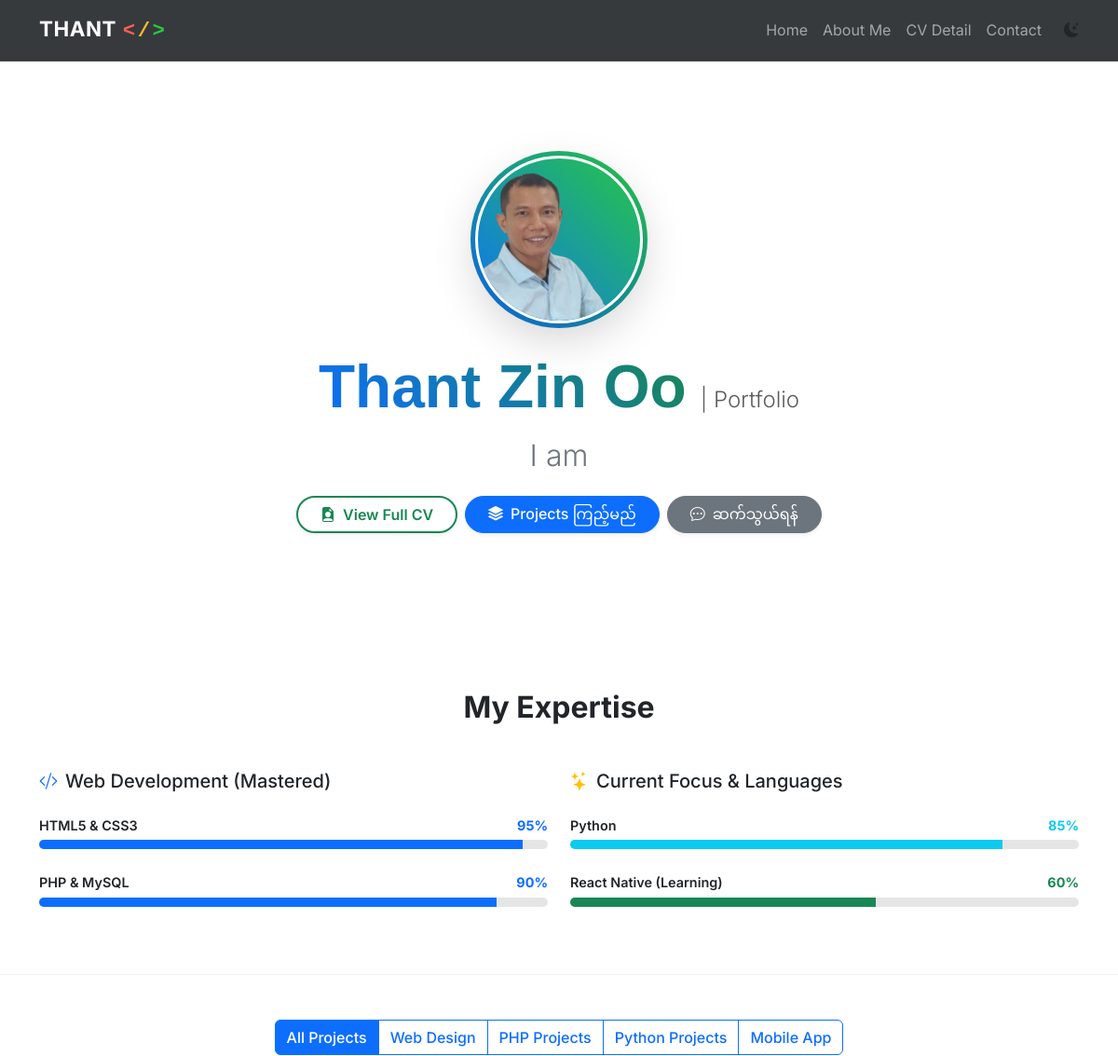
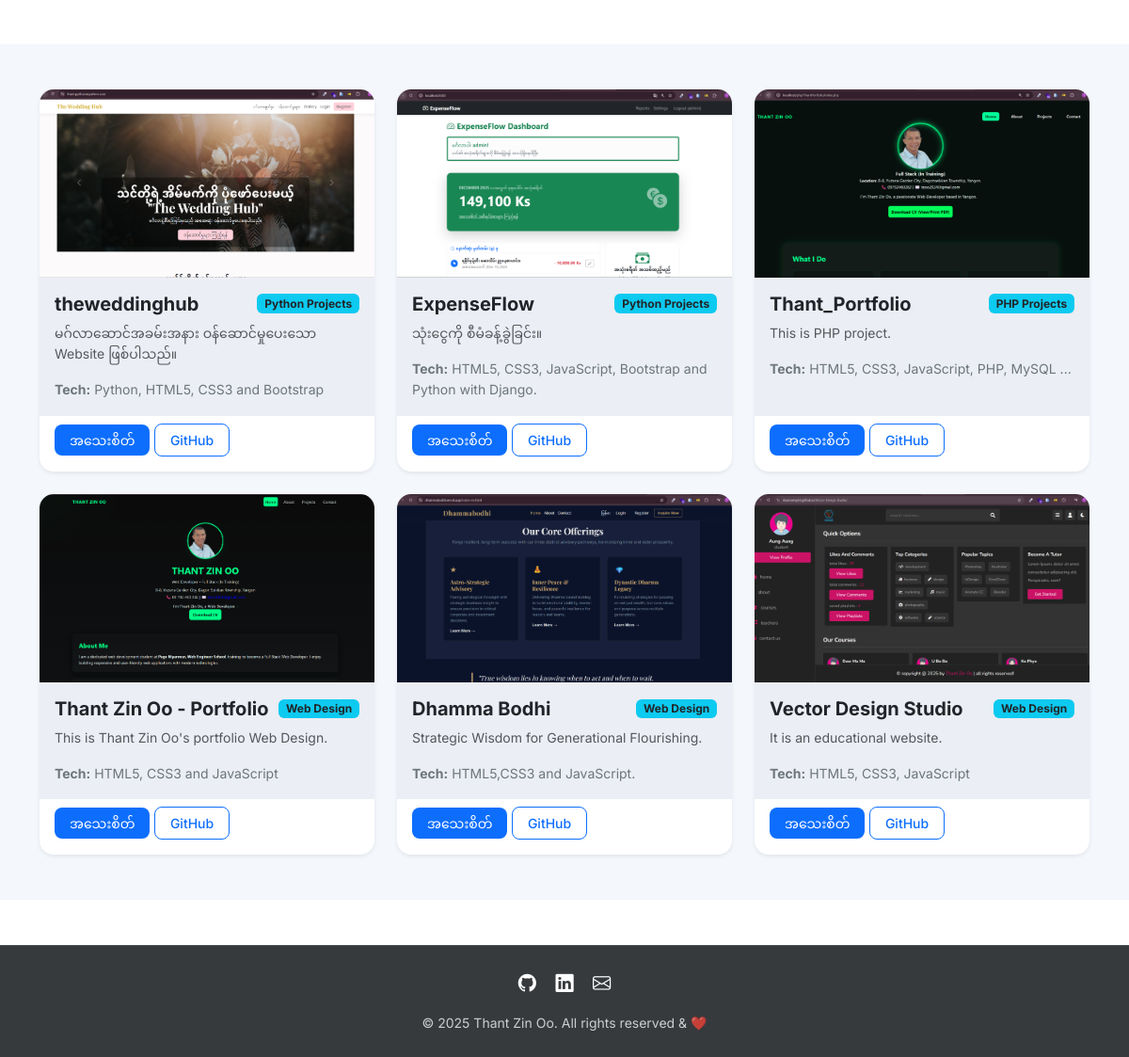
The page / on the database its author committed (2 pictures, top to bottom).
### app/models.py (models this page shows, shortened)
class Project(models.Model):
    CATEGORY_CHOICES = [
        ('web', 'Web Design'),
        ('php', 'PHP Projects'),
        ('python', 'Python Projects'),
        ('mobile', 'Mobile App'),
    ]
    title = models.CharField(max_length=200, verbose_name="ပရောဂျက်အမည်")
    description = models.TextField(verbose_name="အသေးစိတ်ဖော်ပြချက်")
    technology = models.CharField(max_length=200, verbose_name="အသုံးပြုထားသော နည်းပညာများ") # e.g. Django, React, MySQL
    image = models.ImageField(upload_to='project_images/', verbose_name="ပရောဂျက်ပုံ")
    category = models.CharField(
        max_length=20,
        choices=CATEGORY_CHOICES,
        default='web',
        verbose_name="အမျိုးအစား"
    )
    github_link = models.URLField(max_length=500, blank=True, null=True, verbose_name="GitHub လင့်ခ်")
    vercel_link = models.URLField(max_length=500, blank=True, null=True, verbose_name="Vercel လင့်ခ်")
    created_at = models.DateTimeField(auto_now_add=True, verbose_name="ဖန်တီးသည့်ရက်စွဲ")
    class Meta:
        ordering = ['-created_at'] # အသစ်ဆုံးတင်တဲ့ project ကို အပေါ်ဆုံးကပြမယ်

### app/views.py (the view)
# urls.py: path('', views.index, name='index'),
def index(request):
    query = request.GET.get('q')
    category_filter = request.GET.get('category')
    projects = Project.objects.all()
    if query:
        projects = projects.filter(
            Q(title__icontains=query) |
            Q(technology__icontains=query) |
            Q(description__icontains=query)
        )
    if category_filter:
        projects = projects.filter(category=category_filter)
    categories = Project.CATEGORY_CHOICES # Button များအတွက် category စာရင်းယူခြင်း
    context = {
        'projects': projects,
        'categories': categories,
        'query': query,
        'selected_category': category_filter,
    }
    return render(request, 'app/index.html', context)

### templates/app/index.html (shortened to what this page needs)
{% extends 'app/base.html' %}
{% load static %}
{% block content %}
<section class="py-5 text-center container" data-aos="fade-down">
    <div class="row py-lg-5">
        <div class="col-lg-8 col-md-10 mx-auto">
            <div class="profile-img-container mb-4">
                <img src="{% static 'images/logo.png' %}" class="profile-img shadow-lg" alt="Thant Zin Oo">
            </div>
            <h1 class="display-3 mb-3 fw-bold">
                <span class="hero-name">Thant Zin Oo</span>
                <span class="fs-4 text-muted fw-light">| Portfolio</span>
            </h1>
            <h3 class="lead fs-2 mb-4 text-secondary">
                I am
            </h3>
            <div class="mb-4 d-flex justify-content-center gap-2 flex-wrap">
                <a href="{% url 'cv_detail' %}" class="btn btn-outline-success rounded-pill px-4 shadow-sm">
                    <i class="bi bi-file-earmark-person-fill me-2"></i>View Full CV
                </a>
                <a href="#projects" class="btn btn-primary rounded-pill px-4 shadow-sm">
                    <i class="bi bi-stack me-2"></i>Projects ကြည့်မည်
                </a>
                <a href="{% url 'contact' %}" class="btn btn-secondary rounded-pill px-4 shadow-sm">
                    <i class="bi bi-chat-dots me-2"></i>ဆက်သွယ်ရန်
                </a>
            </div>
        </div>
    </div>
</section>
<section class="py-5 skill-section" id="skills">
    <div class="container" data-aos="fade-up">
        <h2 class="text-center mb-5 fw-bold">My Expertise</h2>
        <div class="row g-4">
            <div class="col-md-6">
                <h5 class="mb-4 text-body"><i class="bi bi-code-slash me-2 text-primary"></i>Web Development (Mastered)</h5>
                <div class="skill-item mb-4">
                    <div class="d-flex justify-content-between mb-1 text-body">
                        <span>HTML5 & CSS3</span>
                        <span class="text-primary fw-bold">95%</span>
                    </div>
                    <div class="progress" style="height: 10px;">
                        <div class="progress-bar bg-primary" role="progressbar" style="width: 95%" data-aos="fade-right" data-aos-delay="100"></div>
                    </div>
                </div>
                <div class="skill-item mb-4">
                    <div class="d-flex justify-content-between mb-1 text-body">
                        <span>PHP & MySQL</span>
                        <span class="text-primary fw-bold">90%</span>
                    </div>
                    <div class="progress" style="height: 10px;">
                        <div class="progress-bar bg-primary" role="progressbar" style="width: 90%" data-aos="fade-right" data-aos-delay="200"></div>
                    </div>
                </div>
            </div>
            <div class="col-md-6">
                <h5 class="mb-4 text-body"><i class="bi bi-stars me-2 text-warning"></i>Current Focus & Languages</h5>
                <div class="skill-item mb-4">
                    <div class="d-flex justify-content-between mb-1 text-body">
                        <span>Python</span>
                        <span class="text-info fw-bold">85%</span>
                    </div>
                    <div class="progress" style="height: 10px;">
                        <div class="progress-bar bg-info" role="progressbar" style="width: 85%" data-aos="fade-right" data-aos-delay="300"></div>
                    </div>
                </div>
                <div class="skill-item mb-4">
                    <div class="d-flex justify-content-between mb-1 text-body">
                        <span>React Native (Learning)</span>
                        <span class="text-success fw-bold">60%</span>
                    </div>
                    <div class="progress" style="height: 10px;">
                        <div class="progress-bar bg-success" role="progressbar" style="width: 60%" data-aos="fade-right" data-aos-delay="400"></div>
                    </div>
                </div>
            </div>
        </div>
    </div>
</section>
<div class="container my-5 text-center" data-aos="fade-up">
    <div class="btn-group" role="group" aria-label="Category filters">
        <a href="{% url 'index' %}" class="btn btn-outline-primary {% if not selected_category %}active{% endif %}">
            All Projects
        </a>
        {% for value, label in categories %}
        <a href="{% url 'index' %}?category={{ value }}"
            class="btn btn-outline-primary {% if selected_category == value %}active{% endif %}">
            {{ label }}
        </a>
        {% endfor %}
    </div>
</div>
<div class="album py-5 bg-light" id="projects">
    <div class="container">
        <div class="row row-cols-1 row-cols-sm-2 row-cols-md-3 g-4">
            {% for project in projects %}
            <div class="col" data-aos="zoom-in">
                <div class="card h-100 shadow-sm border-0 project-card">
                    {% if project.image %}
                    <img src="{{ project.image.url }}" class="card-img-top" alt="{{ project.title }}"
                        style="height: 200px; object-fit: cover;">
                    {% else %}
                    <img src="{% static 'images/default.jpg' %}" class="card-img-top" alt="Default Image">
                    {% endif %}
                    <div class="card-body">
                        <div class="d-flex justify-content-between align-items-center mb-2">
                            <h5 class="card-title mb-0 fw-bold">{{ project.title }}</h5>
                            <span class="badge bg-info text-dark">{{ project.get_category_display }}</span>
                        </div>
                        <p class="card-text text-muted small">{{ project.description|truncatewords:12 }}</p>
                        <p class="small text-secondary mb-0"><strong>Tech:</strong> {{ project.technology }}</p>
                    </div>
                    <div class="card-footer bg-white border-0 pb-3">
                        <div class="d-grid gap-2 d-md-block">
                            <a href="{% url 'project_detail' project.pk %}"
                                class="btn btn-sm btn-custom-primary px-3">အသေးစိတ်</a>
                            {% if project.github_link %}
                            <a href="{{ project.github_link }}" target="_blank"
                                class="btn btn-sm btn-custom-outline px-3">GitHub</a>
                            {% endif %}
                        </div>
                    </div>
                </div>
            </div>
            {% empty %}
            <div class="col-12 text-center py-5">
                <p class="lead">Project များ မရှိသေးပါခင်ဗျာ။</p>
                <a href="{% url 'index' %}" class="btn btn-primary rounded-pill px-4">အားလုံးကို ပြန်ပြပါ</a>
            </div>
            {% endfor %}
        </div>
    </div>
</div>
{% endblock %}

### templates/app/base.html (shortened to what this page needs)
{% load static %}
<!DOCTYPE html>
<html lang="en" data-bs-theme="light">
<head>
    <link href="https://cdn.jsdelivr.net/npm/bootstrap@5.3.0/dist/css/bootstrap.min.css" rel="stylesheet">
    <link rel="stylesheet" href="https://cdn.jsdelivr.net/npm/bootstrap-icons@1.11.0/font/bootstrap-icons.css">
    <link href="https://unpkg.com/aos@2.3.1/dist/aos.css" rel="stylesheet">
    <link rel="stylesheet" href="{% static 'css/style.css' %}">
</head>
<body>
    <nav class="navbar navbar-expand-lg navbar-dark sticky-top">
        <div class="container">
            <a class="navbar-brand fw-bold" href="{% url 'index' %}">
                 THANT <span class="dot">&lt;</span><span class="dott">/</span><span class="dottt">&gt;</span>
            </a>
            <div class="collapse navbar-collapse" id="navbarNav">
                <ul class="navbar-nav ms-auto">
                    <li class="nav-item"><a class="nav-link" href="{% url 'index' %}">Home</a></li>
                    <li class="nav-item"><a class="nav-link" href="{% url 'about' %}">About Me</a></li>
                    <li class="nav-item"><a class="nav-link" href="{% url 'cv_detail' %}">CV Detail</a></li>
                    <li class="nav-item"><a class="nav-link" href="{% url 'contact' %}">Contact</a></li>
                </ul>
                <button class="btn btn-link nav-link ms-lg-3" id="themeToggle">
                    <i class="bi bi-moon-stars-fill" id="themeIcon"></i>
                </button>
            </div>
        </div>
    </nav>
    <main>
        {% block content %}
        {% endblock %}
    </main>
    <footer class="py-4 mt-5">
        <div class="container text-center">
            <div class="social-links mb-3">
                <a href="https://github.com/rkarsoemyint" target="_blank" class="mx-2 text-white"><i class="bi bi-github"></i></a>
                <a href="#" class="mx-2 text-white"><i class="bi bi-linkedin"></i></a>
                <a href="mailto:tzoo2024@gmail.com" class="mx-2 text-white"><i class="bi bi-envelope"></i></a>
            </div>
            <p class="mb-0 small opacity-75">&copy; 2025 Thant Zin Oo.  All rights reserved & ❤️</p>
        </div>
    </footer>
</body>
</html>

### static/css/style.css (style rules this page uses)
:root { --primary-color: #0d6efd; --apple-red: #ff5f56; --apple-yellow: #ffbd2e; --apple-green: #27c93f; --transition-speed: 0.3s; }
body { font-family: 'Inter', -apple-system, BlinkMacSystemFont, "Segoe UI", Roboto, sans-serif; line-height: 1.6; }
.navbar { background-color: rgba(33, 37, 41, 0.9) !important; backdrop-filter: blur(10px); -webkit-backdrop-filter: blur(10px); border-bottom: 1px solid rgba(255, 255, 255, 0.1); }
.navbar-brand { font-size: 1.4rem; letter-spacing: 0.5px; }
.dot, .dott, .dottt { display: inline-block; font-family: 'Consolas', 'Monaco', monospace; font-weight: 800; margin: 0 1px; animation: code-blink 1.8s infinite both; }
.dot { color: var(--apple-red); }
.dott { color: var(--apple-yellow); animation-delay: 0.3s; }
.dottt { color: var(--apple-green); animation-delay: 0.6s; }
.card { transition: transform var(--transition-speed), box-shadow var(--transition-speed); border-radius: 15px; overflow: hidden; }
.card-img-top { transition: transform 0.5s ease; }
.btn { transition: all 0.2s ease; font-weight: 500; }
[data-bs-theme="light"] body { background-color: #f5f8fc color: #333; }
[data-bs-theme="light"] .bg-light { background-color: #f4f7fc !important; }
[data-bs-theme="light"] .card { background-color: #ebeef4; border: 1px solid rgba(0,0,0,0.05); }
footer .bi { font-size: 1.2rem; transition: color 0.2s; }
.btn-custom-primary { background-color: var(--primary-color); color: white; border-radius: 8px; padding: 6px 15px; border: none; transition: all 0.3s ease; }
.btn-custom-outline { background-color: transparent; color: var(--primary-color); border: 1px solid var(--primary-color); border-radius: 8px; padding: 6px 15px; transition: all 0.3s ease; }
footer { background-color: rgba(33, 37, 41, 0.9) !important; backdrop-filter: blur(10px); -webkit-backdrop-filter: blur(10px); border-top: 1px solid rgba(255, 255, 255, 0.1); color: #ffffff; transition: background-color 0.3s; }
footer a { transition: transform 0.2s, color 0.2s; display: inline-block; }
.profile-img-container { display: inline-flex; justify-content: center; align-items: center; position: relative; padding: 5px; background: linear-gradient(45deg, var(--primary-color), var(--apple-green)); border-radius: 50% !important; animation: profile-float 3s ease-in-out infinite; }
.profile-img { width: 180px !important; height: 180px !important; object-fit: cover !important; border-radius: 50% !important; border: 3px solid #fff !important; display: block; }
.btn-outline-success { border-width: 2px; font-weight: 600; transition: all 0.3s; }
.progress { background-color: rgba(0, 0, 0, 0.05); border-radius: 10px; overflow: hidden; }
.skill-item span { font-weight: 600; font-size: 0.9rem; }
.skill-section { background-color: var(--bs-body-bg); color: var(--bs-body-color); transition: background-color 0.3s ease; }
.progress { background-color: rgba(0, 0, 0, 0.1); height: 10px; border-radius: 10px; }

### templates/app/index.html (style rules this page uses)
.hero-name { font-family: 'Poppins', sans-serif; background: linear-gradient(45deg, #0d6efd, #198754); -webkit-background-clip: text; -webkit-text-fill-color: transparent; font-weight: 800; }
.skill-section { border-bottom: 1px solid rgba(0,0,0,0.05); }

### rows shown on the page
Project: image (picture), title "theweddinghub", category "Python Projects", description "မဂ်လာဆောင်အခမ်းအနား ဝန်ဆောင်မှုပေးသော Website ဖြစ်ပါသည်။", technology "Python, HTML5, CSS3 and Bootstrap"
Project: image (picture), title "ExpenseFlow", category "Python Projects", description "သုံးငွေကို စီမံခန့်ခွဲခြင်း။", technology "HTML5, CSS3, JavaScript, Bootstrap and Python with Django."
Project: image (picture), title "Thant_Portfolio", category "PHP Projects", description "This is PHP project.", technology "HTML5, CSS3, JavaScript, PHP, MySQL ..."
Project: image (picture), title "Thant Zin Oo - Portfolio", category "Web Design", description "This is Thant Zin Oo's portfolio Web Design.", technology "HTML5, CSS3 and JavaScript"
Project: image (picture), title "Dhamma Bodhi", category "Web Design", description "Strategic Wisdom for Generational Flourishing.", technology "HTML5,CSS3 and JavaScript."
Project: image (picture), title "Vector Design Studio", category "Web Design", description "It is an educational website.", technology "HTML5, CSS3, JavaScript"

### other values the page prints
{{ label }} "Web Design" "PHP Projects" "Python Projects" "Mobile App"
